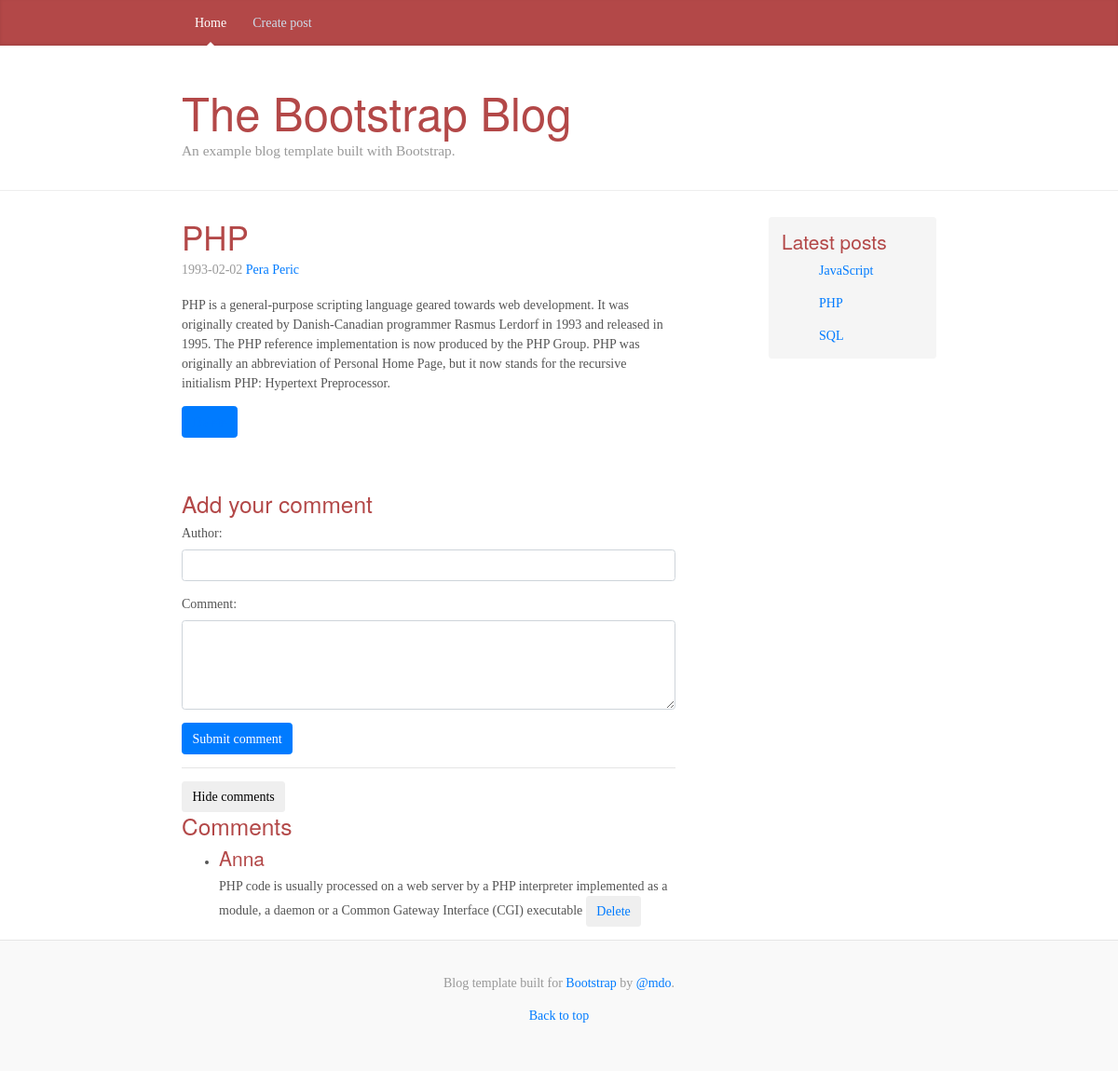
The page /single-post.php?post_id=2 on the database its author committed.
### tables this page shows
create table posts(id int auto_increment, 
title varchar(255) not null, 
body text not null, 
author int, 
created_at date not null, 
primary key(id));

CREATE TABLE users(
    id int auto_increment, 
    first_name varchar(100) not null, 
    last_name varchar(100) not null,
    primary key (id)
);

CREATE TABLE comments(
    id int auto_increment, 
    author varchar(100) not null, 
    text text not null,
    post_id int not null,
    primary key (id), 
    foreign key (post_id) references posts(id)
);

### db.php (called while the page is built, shortened)
<?php
function getData($sql, $connection, $fetchAll = false)
{
    $statement = $connection->prepare($sql);
    $statement->execute();
    $statement->setFetchMode(PDO::FETCH_ASSOC);
    return $fetchAll ? $statement->fetchAll() : $statement->fetch();
}
?>

### single-post.php (the view, shortened to what this page needs)
<?php include('db.php') ?>
<?php include('header.php') ?>
<main role="main" class="container">
    <div class="row">
        <div class="col-sm-8 blog-main">
            <?php
             if(isset($_GET['post_id'])) {
                $sql1 = "SELECT p.*, users.id as userID, users.first_name, users.last_name FROM posts p inner join users on p.author = users.id WHERE p.id = {$_GET['post_id']}";
                $post = getData($sql1, $connection, $fetchAll = false);
                $sql2 = "SELECT * FROM comments c WHERE c.post_id = {$_GET['post_id']}";
                $comments = getData($sql2, $connection, $fetchAll = true);
                ?>
                <?php
            } else {
                echo ('post_id nije prosledjen kroz $_GET');
            }
            ?>
             <div class="blog-post">
                <a href="single-post.php?post_id=<?php echo ($post['id']) ?>">
                    <h2 class="blog-post-title">
                        <?php echo ($post['title']) ?>
                    </h2>
                </a>
                <p class="blog-post-meta">
                    <?php echo ($post['created_at']) ?> <a href="#">
                    <?php echo ($post['first_name'] . ' ' . $post['last_name']) ?>
                    </a>
                </p>
                <p>
                    <?= $post['body'] ?>
                </p>
                <button class="btn btn-primary" onclick="Delete()" ><a
                        href="delete-post.php?post_id=<?= $postId ?>&id=<?= $comment['id'] ?>">Delete</a></button>
            </div>
            <?php include('comments.php') ?>
        </div>
            <?php include('sidebar.php'); ?>
</main>
<?php include('footer.php') ?>

### comments.php (shortened to what this page needs)
<?php $postId = $_GET['post_id']; ?>
<div class="comments">
    <h3>Add your comment</h3>
    <form action="create-comment.php" method="post" onsubmit="return validateForm();">
        <div class="form-group">
            <label for="author">Author:</label>
            <input type="text" name="author" id="author" class="form-control">
        </div>
        <div class="form-group">
            <label for="text">Comment:</label>
            <textarea name="text" id="text" class="form-control" rows="4"></textarea>
        </div>
        <button type="submit" class="btn btn-primary">Submit comment</button>
    </form>
    <hr>
    <button class="btn btn-default" id="comments-btn">Hide comments</button>
    <h3>Comments</h3>
    <ul id="comments-list">
        <?php foreach ($comments as $comment) { ?>
            <li class="">
                <h4>
                    <?= $comment['author'] ?>
                </h4>
                <?= $comment['text'] ?>
                <button class="btn btn-default"><a
                        href="delete-comment.php?post_id=<?= $postId ?>&id=<?= $comment['id'] ?>">Delete</a></button>
            </li>
        <?php } ?>
    </ul>
</div>

### sidebar.php
<?php include_once('db.php'); ?>
<aside class="col-sm-3 ml-sm-auto blog-sidebar">
    <div class="sidebar-module sidebar-module-inset">
        <h4>Latest posts</h4>
        <ol class="list">
            <?php
            $latestPosts = "SELECT * FROM posts ORDER BY created_at DESC LIMIT 5";
            $latest5 = getData($latestPosts, $connection,true);
            foreach ($latest5 as $post) {
                echo '<p><a href="single-post.php?post_id=' . $post['id'] . '">' . $post['title'] . '</a></p>';
            }
          ?>
        </ol>
    </div>
</aside>

### styles/styles.css (style rules this page uses)
@media (min-width: 48em) { html { font-size: 14px; } }
body { font-family: Georgia, "Times New Roman", Times, serif; color: #555; }
h1, .h1, h2, .h2, h3, .h3, h4, .h4, h5, .h5, h6, .h6 { font-family: "Helvetica Neue", Helvetica, Arial, sans-serif; font-weight: 400; color: #b34848; }
.container { max-width: 60rem; }
.sidebar-module { padding: 1rem; }
.sidebar-module-inset { padding: 1rem; background-color: #f5f5f5; border-radius: 0.25rem; }
.sidebar-module-inset p:last-child, .sidebar-module-inset ul:last-child, .sidebar-module-inset ol:last-child { margin-bottom: 0; }
.blog-post { margin-bottom: 4rem; }
.blog-post-title { margin-bottom: 0.25rem; font-size: 2.5rem; }
.blog-post-meta { margin-bottom: 1.25rem; color: #999; }

### rows shown on the page
posts: title "PHP", created_at "1993-02-02", users.first_name "Pera", users.last_name "Peric", body "PHP is a general-purpose scripting language geared towards web development. It was originally created by Danish-Canadian programmer Rasmus Lerdorf in 1993 and released in 1995. The PHP reference implementation is now produced by the PHP Group. PHP was originally an abbreviation of Personal Home Page, but it now stands for the recursive initialism PHP: Hypertext Preprocessor."
comments: author "Anna", text "PHP code is usually processed on a web server by a PHP interpreter implemented as a module, a daemon or a Common Gateway Interface (CGI) executable"
posts: title "JavaScript"
posts: title "SQL"
